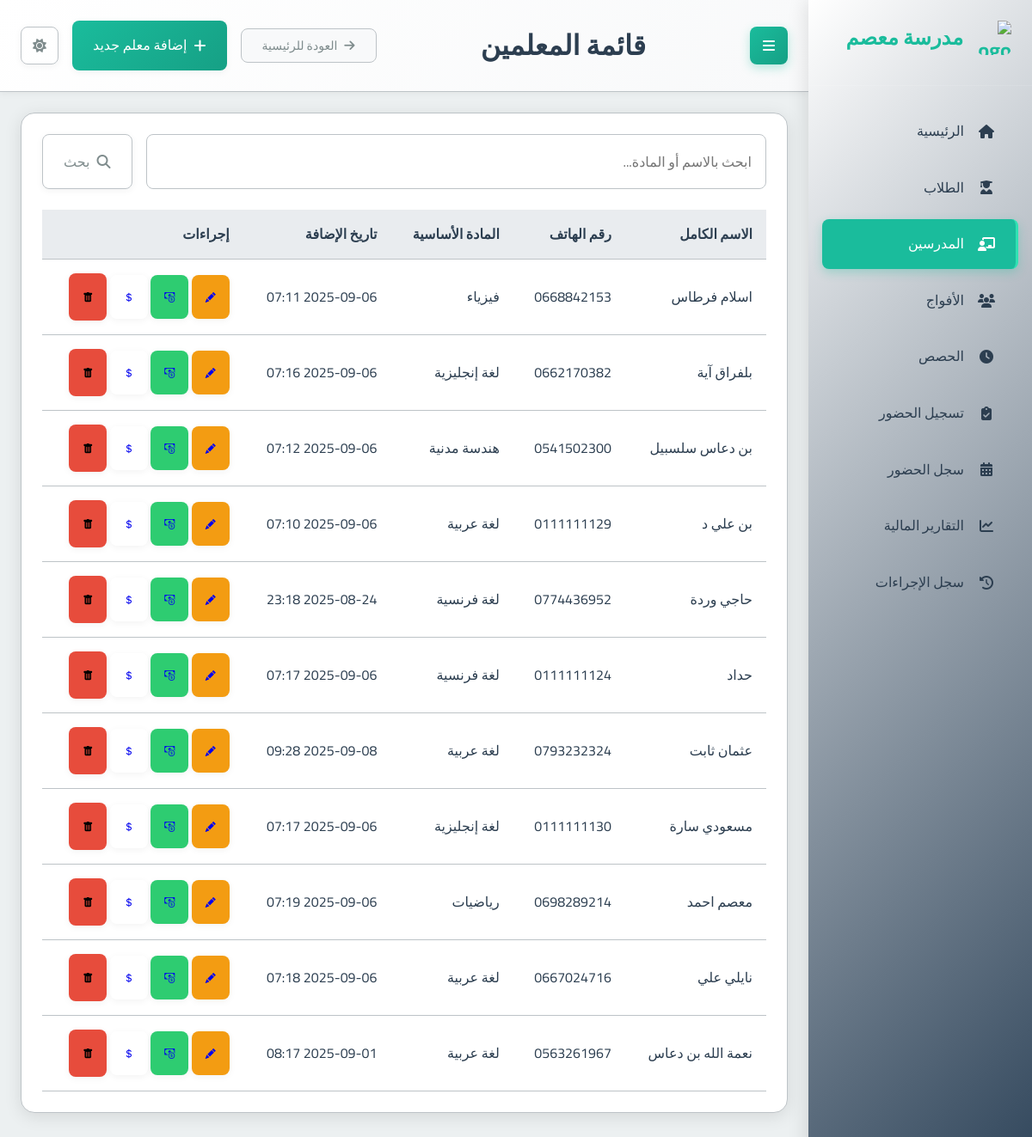
Screenshot of /teachers/ with the database file from the repository.
### school_app/models.py (models this page shows, shortened)
class Teacher(models.Model):
    full_name = models.CharField(max_length=201, verbose_name="الاسم الكامل")
    phone_number = models.CharField(max_length=20, unique=True, verbose_name="رقم الهاتف")
    subject = models.ForeignKey(Subject, on_delete=models.PROTECT, verbose_name="المادة الأساسية")
    created_at = models.DateTimeField(auto_now_add=True, verbose_name="تاريخ الإنشاء")
    class Meta:
        verbose_name = "مدرس"
        verbose_name_plural = "المدرسون"

class Subject(models.Model):
    name = models.CharField(max_length=100, verbose_name="اسم المادة")
    class Meta:
        verbose_name = "مادة دراسية"
        verbose_name_plural = "المواد الدراسية"

### school_app/views.py (the view)
# urls.py: path('teachers/', views.teacher_list, name='teacher_list'),
def teacher_list(request):
    query = request.GET.get('q', '').strip()
    teachers_qs = Teacher.objects.select_related('subject').all()
    if query:
        teachers_qs = teachers_qs.filter(
            Q(full_name__icontains=query) |
            Q(subject__name__icontains=query) # Search by subject name
        )
    teachers = teachers_qs.order_by('full_name')
    context = {
        'teachers': teachers,
        'page_title': "قائمة المعلمين",
        'search_query': query
    }
    return render(request, 'school_app/teacher_list.html', context)

### templates/school_app/teacher_list.html (shortened to what this page needs)
{% extends "base.html" %}
{% block page_title %}{{ page_title|default:"قائمة المعلمين" }}{% endblock %}
{% block header_actions %}
  <a href="{% url 'add_teacher' %}" class="btn btn-primary">
    <i class="fas fa-plus"></i> إضافة معلم جديد
  </a>
{% endblock %}
{% block content %}
<div class="card">
  <div class="card-body">
    <form method="get" action="{% url 'teacher_list' %}" class="mb-3">
      <div class="input-group">
        <input type="text" name="q" class="form-control" placeholder="ابحث بالاسم أو المادة..." value="{{ search_query|default:'' }}">
        <div class="input-group-append">
          <button class="btn btn-outline-secondary" type="submit">
            <i class="fas fa-search"></i> بحث
          </button>
        </div>
      </div>
    </form>
    {% if teachers %}
      <div class="table-container">
        <table class="table table-striped">
          <thead>
            <tr>
              <th>الاسم الكامل</th>
              <th>رقم الهاتف</th>
              <th>المادة الأساسية</th>
              <th>تاريخ الإضافة</th>
              <th>إجراءات</th>
            </tr>
          </thead>
          <tbody>
            {% for teacher in teachers %}
              <tr>
                <td>{{ teacher.full_name }}</td>
                <td dir="ltr">{{ teacher.phone_number }}</td>
                <td>{{ teacher.subject.name }}</td>
                <td>{{ teacher.created_at|date:"Y-m-d H:i" }}</td>
                <td>
                  <a href="{% url 'edit_teacher' teacher.id %}" class="btn btn-sm btn-warning" title="تعديل"> <i class="bi bi-pencil-fill"></i><span class="sr-only">تعديل</span></a>
                  <a href="{% url 'teacher_monthly_payment' teacher_id=teacher.id %}" class="btn btn-sm btn-success" title="دفع المستحقات"><i class="bi bi-cash-coin"></i><span class="sr-only">دفع المستحقات</span></a>
                  <a href="{% url 'teacher_financial_detail' teacher.id %}" class="btn btn-sm btn-outline-primary" title="عرض التفاصيل المالية"><i class="bi bi-currency-dollar"></i></a>
                  <form action="{% url 'delete_teacher' teacher.id %}" method="post" style="display: inline;" onsubmit="return confirm('هل أنت متأكد أنك تريد حذف هذا المدرس؟ قد يؤدي هذا إلى مشاكل إذا كان المدرس مرتبطاً بأفواج حالية.');">
                      <button type="submit" class="btn btn-danger btn-sm" title="حذف"><i class="bi bi-trash-fill"></i><span class="sr-only">حذف</span></button>
                  </form>
                </td>
              </tr>
            {% endfor %}
          </tbody>
        </table>
      </div>
    {% else %}
      <p class="text-center text-muted">لا يوجد معلمون مسجلون حالياً.</p>
      <div class="text-center mt-3">
         <a href="{% url 'add_teacher' %}" class="btn btn-primary">إضافة معلم جديد</a>
      </div>
    {% endif %}
  </div>
</div>
{% endblock %}

### templates/base.html (shortened to what this page needs)
<!DOCTYPE html>
<html lang="ar" dir="rtl">
<head>
  <link rel="stylesheet" href="https://cdnjs.cloudflare.com/ajax/libs/font-awesome/6.4.0/css/all.min.css">
  <link rel="stylesheet" href="/static/css/main.css">
  <link rel="stylesheet" href="https://cdn.jsdelivr.net/npm/choices.js/public/assets/styles/choices.min.css"/>
  <link rel="stylesheet" href="https://cdn.jsdelivr.net/npm/bootstrap-icons@1.10.0/font/bootstrap-icons.css">
</head>
<body>
  <div class="main-layout">
    <aside class="sidebar" id="sidebar">
      <div class="sidebar-header">
        <div class="sidebar-logo">
          <img src="https://cdn-icons-png.freepik.com/512/2602/2602414.png" alt="Logo">
          <span>مدرسة معصم</span>
        </div>
      </div>
      <nav>
        <ul class="nav-menu">
          <li class="nav-item">
            <a href="/" class="nav-link {% if request.path == '/' %}active{% endif %}">
              <i class="fas fa-home"></i>
              <span>الرئيسية</span>
            </a>
          </li>
          <li class="nav-item">
            <a href="/students/" class="nav-link {% if 'students' in request.path %}active{% endif %}">
              <i class="fas fa-user-graduate"></i>
              <span>الطلاب</span>
            </a>
          </li>
          <li class="nav-item">
            <a href="/teachers/" class="nav-link {% if 'teachers' in request.path %}active{% endif %}">
              <i class="fas fa-chalkboard-teacher"></i>
              <span>المدرسين</span>
            </a>
          </li>
          <li class="nav-item">
            <a href="/groups/" class="nav-link {% if 'groups' in request.path %}active{% endif %}">
              <i class="fas fa-users"></i>
              <span>الأفواج</span>
            </a>
          </li>
          <li class="nav-item">
            <a href="/sessions/" class="nav-link {% if 'sessions' in request.path %}active{% endif %}">
              <i class="fas fa-clock"></i>
              <span>الحصص</span>
            </a>
          </li>
          <li class="nav-item">
            <a href="/attendance/" class="nav-link {% if request.path == '/attendance/' %}active{% endif %}">
              <i class="fas fa-clipboard-check"></i>
              <span>تسجيل الحضور</span>
            </a>
          </li>
          <li class="nav-item">
            <a href="{% url 'attendance_record' %}" class="nav-link {% if request.path == '/attendance/record/' %}active{% endif %}">
              <i class="fas fa-calendar-alt"></i>
              <span>سجل الحضور</span>
            </a>
          </li>
          <li class="nav-item">
            <a href="/payments/report/" class="nav-link {% if 'payments/report' in request.path %}active{% endif %}">
              <i class="fas fa-chart-line"></i>
              <span>التقارير المالية</span>
            </a>
          </li>
          <li class="nav-item">
            <a href="{% url 'action_log_list' %}" class="nav-link {% if 'financial-reports/logs' in request.path %}active{% endif %}">
              <i class="fas fa-history"></i>
              <span>سجل الإجراءات</span>
            </a>
          </li>
        </ul>
      </nav>
    </aside>
    <main class="main-content" id="main-content">
      <div class="content-header">
        <button class="menu-toggle" id="sidebar-toggle">
          <i class="fas fa-bars"></i>
        </button>
        <h1 class="page-title">{% block page_title %}نظام إدارة مدرسة معسم{% endblock %}</h1>
        <div class="header-actions">
          {% if request.path != '/' %}
          <a href="/" class="back-to-home">
            <i class="fas fa-arrow-right"></i>
            <span>العودة للرئيسية</span>
          </a>
          {% endif %}
          {% block header_actions %}{% endblock %}
          <button id="theme-toggle-btn" class="btn btn-outline-secondary">
            <i id="theme-icon-sun" class="fas fa-sun"></i>
          </button>
        </div>
      </div>
      <div class="content-body">
        {% block content %}{% endblock %}
      </div>
    </main>
  </div>
</body>
</html>

### rows the page displays
Teacher: full_name "اسلام فرطاس", phone_number "0668842153", subject.name "فيزياء", created_at "2025-09-06 07:11"
Teacher: full_name "بلفراق آية", phone_number "0662170382", subject.name "لغة إنجليزية", created_at "2025-09-06 07:16"
Teacher: full_name "بن دعاس سلسبيل", phone_number "0541502300", subject.name "هندسة مدنية", created_at "2025-09-06 07:12"
Teacher: full_name "بن علي د", phone_number "0111111129", subject.name "لغة عربية", created_at "2025-09-06 07:10"
Teacher: full_name "حاجي وردة", phone_number "0774436952", subject.name "لغة فرنسية", created_at "2025-08-24 23:18"
Teacher: full_name "حداد", phone_number "0111111124", subject.name "لغة فرنسية", created_at "2025-09-06 07:17"
Teacher: full_name "عثمان ثابت", phone_number "0793232324", subject.name "لغة عربية", created_at "2025-09-08 09:28"
Teacher: full_name "مسعودي سارة", phone_number "0111111130", subject.name "لغة إنجليزية", created_at "2025-09-06 07:17"
Teacher: full_name "معصم احمد", phone_number "0698289214", subject.name "رياضيات", created_at "2025-09-06 07:19"
Teacher: full_name "نايلي علي", phone_number "0667024716", subject.name "لغة عربية", created_at "2025-09-06 07:18"
Teacher: full_name "نعمة الله بن دعاس", phone_number "0563261967", subject.name "لغة عربية", created_at "2025-09-01 08:17"

### other values shown
{{ page_title|default:"قائمة المعلمين" }} "قائمة المعلمين"
